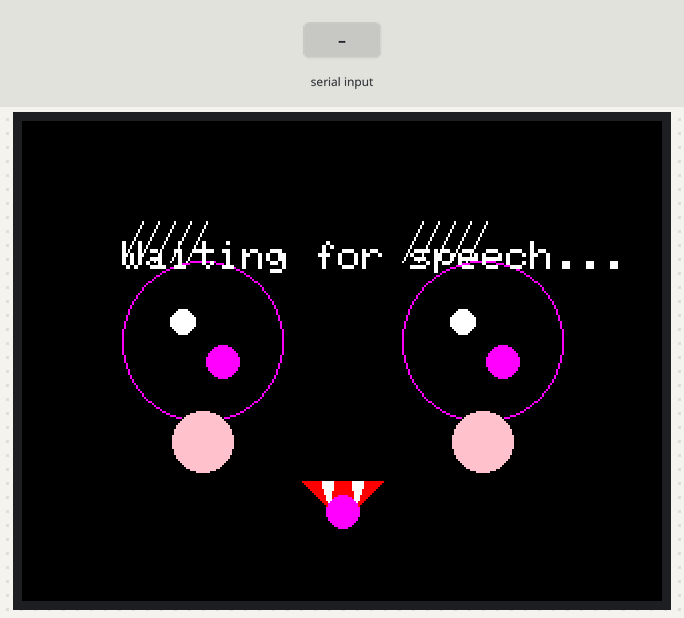
The sketch below on a simulated Arduino Uno, built with avr-gcc and run on an emulated ATmega328P. On the bench: 320×240 colour display. The inputs (shaded band) are chosen by the test bench.

Above: at 1.6 s.
1.7 s: "rest\n" received over Serial
At 2.9 s:
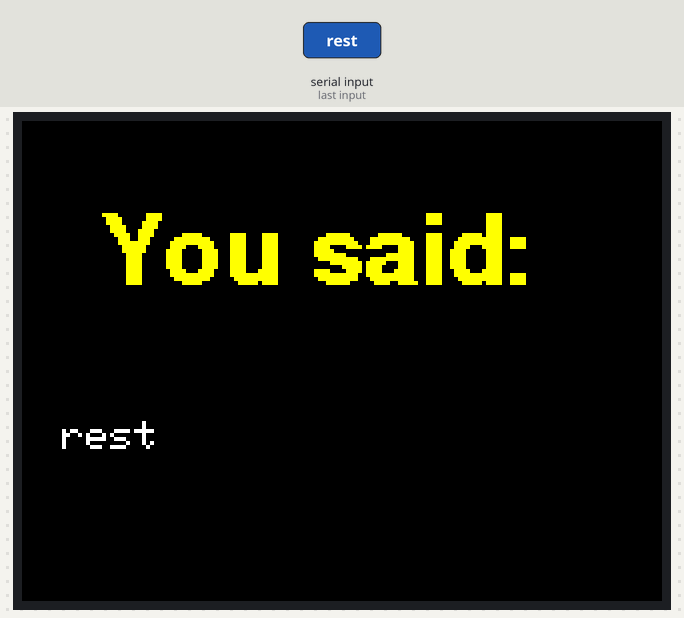
3.2 s: byte 42 ('*') received over Serial
At 5.39 s:
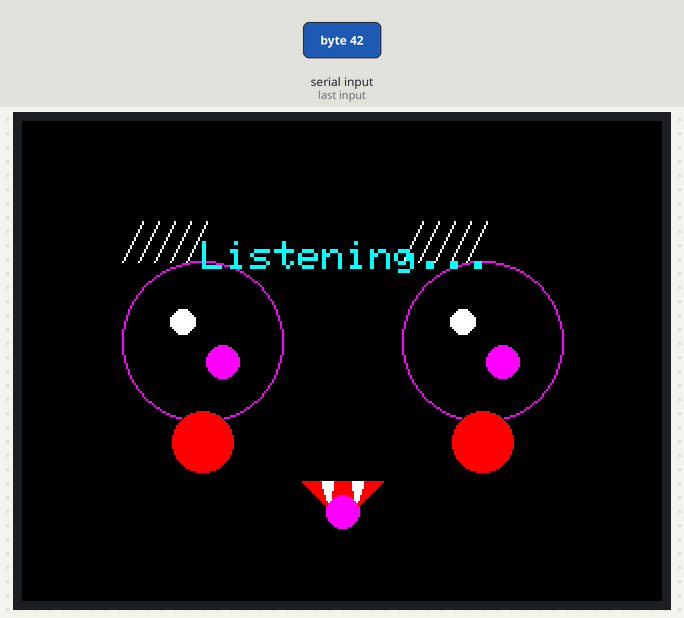
6.2 s: byte 35 ('#') received over Serial
At 6.53 s:
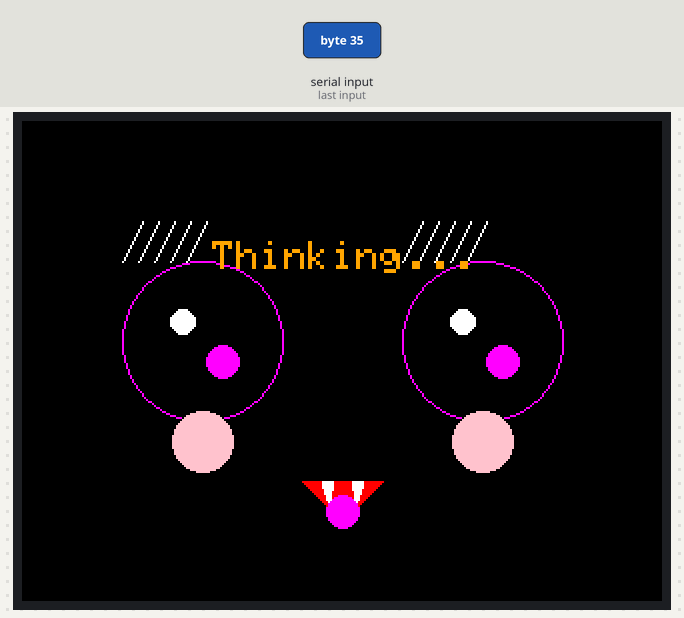
8.2 s: byte 10 ('\n') received over Serial
At 9.2 s:
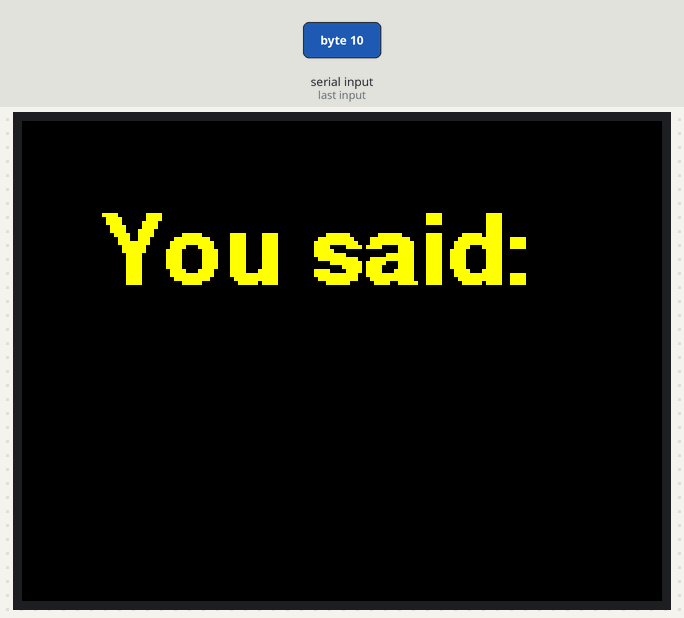
9.7 s: "listen\n" received over Serial
At 12.5 s:
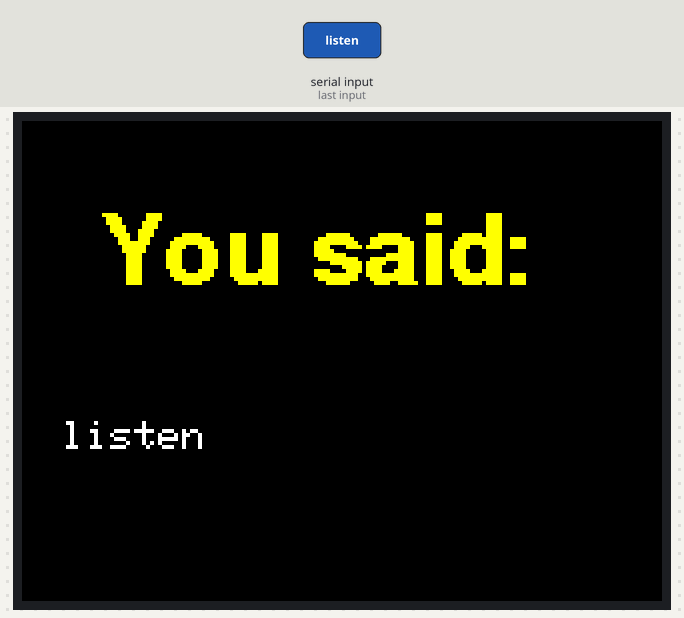
12.7 s: "thinking\n" received over Serial
At 15.9 s:
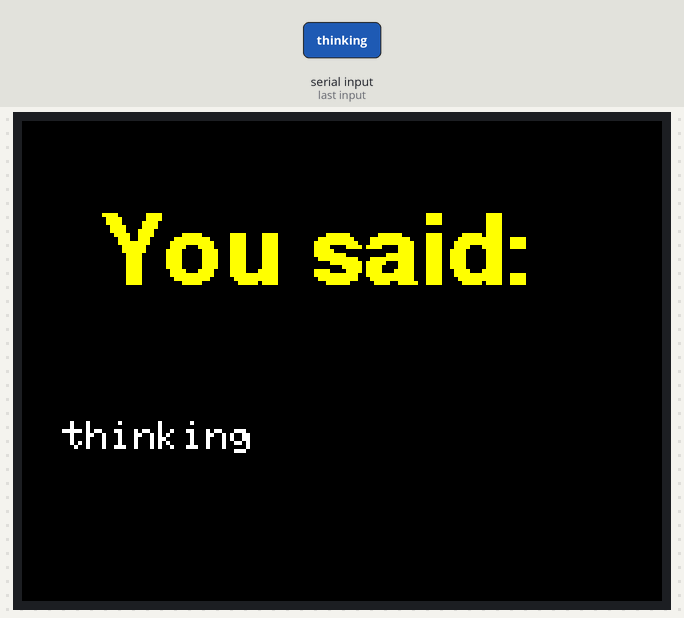
Timing chart, 0 to 16.7 s (numbered marks = the images above; inputs shaded):
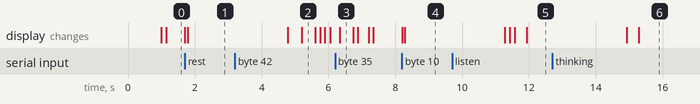

The sketch:

TFT_LCD_3.5inch_Arduino_Testing.ino.ino
```cpp
#include <MCUFRIEND_kbv.h>
#include <Adafruit_GFX.h>
#include <Fonts/FreeSansBold12pt7b.h>

MCUFRIEND_kbv tft;

// --- COLORS ---
#define BLACK   0x0000
#define BLUE    0x001F
#define RED     0xF800
#define GREEN   0x07E0
#define CYAN    0x07FF
#define MAGENTA 0xF81F
#define YELLOW  0xFFE0
#define WHITE   0xFFFF
#define ORANGE  0xFD20
#define PINK    0xF81F
#define LIGHTPINK 0xFE19 // softer pink for glow

// --- GLOBALS ---
String incomingText = "";
bool listening = false;
unsigned long lastBlink = 0;
unsigned long lastGlow = 0;
bool cheeksBright = false;

// --- DRAW ONE EYE ---
void drawEye(int x, int y) {
  tft.drawCircle(x, y, 40, MAGENTA);       // Outer purple ring
  tft.fillCircle(x, y, 30, BLACK);         // Inner black eye
  tft.fillCircle(x - 10, y - 10, 6, WHITE);// Sparkle highlight
  tft.fillCircle(x + 10, y + 10, 8, MAGENTA); // Purple crescent
}

// --- DRAW CUTE HALLOWEEN FACE ---
void drawCuteFace(String mood) {
  tft.fillScreen(BLACK);
  int cx = tft.width() / 2;
  int cy = tft.height() / 2 + 20;

  // Eye positions
  int leftEyeX = cx - 70, rightEyeX = cx + 70, eyeY = cy - 30;

  // Draw kawaii eyes
  drawEye(leftEyeX, eyeY);
  drawEye(rightEyeX, eyeY);

  // Lashes
  for (int i = 0; i < 5; i++) {
    tft.drawLine(leftEyeX - 40 + i*8, eyeY - 40, leftEyeX - 30 + i*8, eyeY - 60, WHITE);
    tft.drawLine(rightEyeX - 40 + i*8, eyeY - 40, rightEyeX - 30 + i*8, eyeY - 60, WHITE);
  }

  // Cheeks (glow effect)
  uint16_t cheekColor = cheeksBright ? LIGHTPINK : RED;
  tft.fillCircle(leftEyeX, eyeY + 50, 15, cheekColor);
  tft.fillCircle(rightEyeX, eyeY + 50, 15, cheekColor);

  // Mouth (cute smile + Halloween fangs)
  tft.fillTriangle(cx - 20, cy + 40, cx + 20, cy + 40, cx, cy + 60, RED);
  tft.fillCircle(cx, cy + 55, 8, MAGENTA); // tongue
  // Tiny fangs
  tft.fillTriangle(cx - 10, cy + 40, cx - 5, cy + 40, cx - 7, cy + 50, WHITE);
  tft.fillTriangle(cx + 10, cy + 40, cx + 5, cy + 40, cx + 7, cy + 50, WHITE);

  // Status text based on mood
  tft.setTextSize(2);
  if (mood == "rest") {
    tft.setTextColor(WHITE);
    tft.setCursor(cx - 110, 60);
    tft.print("Waiting for speech...");
  } else if (mood == "listen") {
    tft.setTextColor(CYAN);
    tft.setCursor(cx - 70, 60);
    tft.print("Listening...");
  } else if (mood == "thinking") {
    tft.setTextColor(ORANGE);
    tft.setCursor(cx - 65, 60);
    tft.print("Thinking...");
  }
}

// --- BLINK ANIMATION ---
void blinkEyes() {
  int cx = tft.width() / 2;
  int cy = tft.height() / 2 + 20;
  int leftEyeX = cx - 70, rightEyeX = cx + 70, eyeY = cy - 30;

  // Cover eyes with black rectangles for blink
  tft.fillRect(leftEyeX - 30, eyeY - 30, 60, 60, BLACK);
  tft.fillRect(rightEyeX - 30, eyeY - 30, 60, 60, BLACK);
  delay(150);
  drawCuteFace("rest"); // redraw face after blink
}

// --- DISPLAY TEXT ---
void displayText(String text) {
  tft.fillScreen(BLACK);
  tft.setFont(&FreeSansBold12pt7b);
  tft.setTextColor(YELLOW);
  tft.setCursor(40, 80);
  tft.print("You said:");

  tft.setFont(); // default
  tft.setTextColor(WHITE);
  tft.setTextSize(2);
  tft.setCursor(20, 150);
  tft.println(text);
}

// --- SETUP ---
void setup() {
  Serial.begin(9600);
  uint16_t ID = tft.readID();
  tft.begin(ID);
  tft.setRotation(3); // 0 = normal, 2 = upside down
  drawCuteFace("rest");
}

// --- LOOP ---
void loop() {
  // Handle serial input
  if (Serial.available()) {
    char c = Serial.read();

    if (c == '*') {
      listening = true;
      drawCuteFace("listen");
      delay(400);
    }
    else if (c == '#') {
      drawCuteFace("thinking");
      delay(400);
      drawCuteFace("rest");
      listening = false;
    }
    else if (c == '\n') {
      displayText(incomingText);
      delay(3000);
      drawCuteFace("rest");
      incomingText = "";
    }
    else {
      incomingText += c;
    }
  }

  // Blinking every 5 seconds
  if (millis() - lastBlink > 5000) {
    blinkEyes();
    lastBlink = millis();
  }

  // Cheek glow every 1 second
  if (millis() - lastGlow > 1000) {
    cheeksBright = !cheeksBright;
    drawCuteFace("rest");
    lastGlow = millis();
  }
}
```

Measured:
- after the input at 6.2 s, the display: changes after 0.14 s (image 3)
- what the display in image 2 shows lasts 0.4 s, from 5.2 s to 5.6 s
